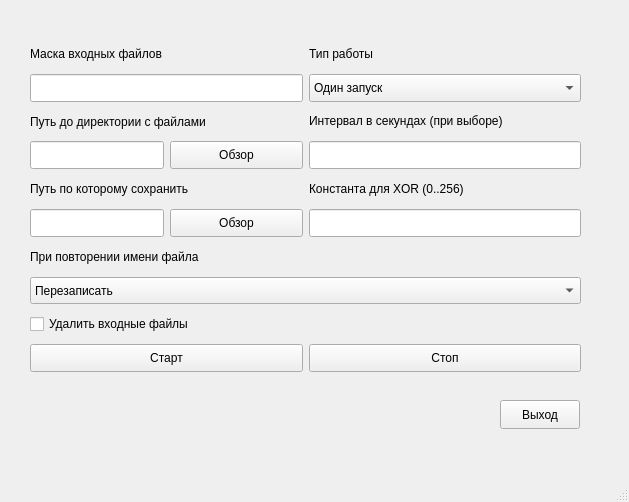
<?xml version="1.0" encoding="UTF-8"?>
<ui version="4.0">
 <class>MainWindow</class>
 <widget class="QMainWindow" name="MainWindow">
  <property name="geometry">
   <rect>
    <x>0</x>
    <y>0</y>
    <width>629</width>
    <height>502</height>
   </rect>
  </property>
  <property name="sizePolicy">
   <sizepolicy hsizetype="Preferred" vsizetype="Preferred">
    <horstretch>0</horstretch>
    <verstretch>0</verstretch>
   </sizepolicy>
  </property>
  <property name="windowTitle">
   <string>XOR</string>
  </property>
  <widget class="QWidget" name="centralwidget">
   <property name="sizePolicy">
    <sizepolicy hsizetype="Preferred" vsizetype="Preferred">
     <horstretch>0</horstretch>
     <verstretch>0</verstretch>
    </sizepolicy>
   </property>
   <widget class="QPushButton" name="pushButton">
    <property name="geometry">
     <rect>
      <x>500</x>
      <y>400</y>
      <width>80</width>
      <height>29</height>
     </rect>
    </property>
    <property name="sizePolicy">
     <sizepolicy hsizetype="Preferred" vsizetype="Expanding">
      <horstretch>0</horstretch>
      <verstretch>0</verstretch>
     </sizepolicy>
    </property>
    <property name="text">
     <string>Выход</string>
    </property>
   </widget>
   <widget class="QWidget" name="">
    <property name="geometry">
     <rect>
      <x>30</x>
      <y>40</y>
      <width>551</width>
      <height>332</height>
     </rect>
    </property>
    <property name="sizePolicy">
     <sizepolicy hsizetype="Preferred" vsizetype="Expanding">
      <horstretch>0</horstretch>
      <verstretch>0</verstretch>
     </sizepolicy>
    </property>
    <layout class="QVBoxLayout" name="verticalLayout">
     <item>
      <layout class="QHBoxLayout" name="horizontalLayout_4">
       <item>
        <widget class="QLabel" name="label_2">
         <property name="sizePolicy">
          <sizepolicy hsizetype="Preferred" vsizetype="Expanding">
           <horstretch>0</horstretch>
           <verstretch>0</verstretch>
          </sizepolicy>
         </property>
         <property name="text">
          <string>Маска входных файлов</string>
         </property>
        </widget>
       </item>
       <item>
        <widget class="QLabel" name="label_6">
         <property name="sizePolicy">
          <sizepolicy hsizetype="Preferred" vsizetype="Expanding">
           <horstretch>0</horstretch>
           <verstretch>0</verstretch>
          </sizepolicy>
         </property>
         <property name="maximumSize">
          <size>
           <width>16777215</width>
           <height>20</height>
          </size>
         </property>
         <property name="text">
          <string>Тип работы</string>
         </property>
        </widget>
       </item>
      </layout>
     </item>
     <item>
      <layout class="QHBoxLayout" name="horizontalLayout_5">
       <item>
        <widget class="QLineEdit" name="lineEdit">
         <property name="sizePolicy">
          <sizepolicy hsizetype="Preferred" vsizetype="Expanding">
           <horstretch>0</horstretch>
           <verstretch>0</verstretch>
          </sizepolicy>
         </property>
         <property name="text">
          <string/>
         </property>
        </widget>
       </item>
       <item>
        <widget class="QComboBox" name="comboBox_2">
         <property name="sizePolicy">
          <sizepolicy hsizetype="Preferred" vsizetype="Expanding">
           <horstretch>0</horstretch>
           <verstretch>0</verstretch>
          </sizepolicy>
         </property>
         <property name="maximumSize">
          <size>
           <width>16777215</width>
           <height>28</height>
          </size>
         </property>
         <item>
          <property name="text">
           <string>Один запуск</string>
          </property>
         </item>
         <item>
          <property name="text">
           <string>Через интервал времени</string>
          </property>
         </item>
        </widget>
       </item>
      </layout>
     </item>
     <item>
      <layout class="QHBoxLayout" name="horizontalLayout_6">
       <item>
        <widget class="QLabel" name="label_3">
         <property name="sizePolicy">
          <sizepolicy hsizetype="Preferred" vsizetype="Expanding">
           <horstretch>0</horstretch>
           <verstretch>0</verstretch>
          </sizepolicy>
         </property>
         <property name="text">
          <string>Путь до директории с файлами</string>
         </property>
        </widget>
       </item>
       <item>
        <widget class="QLabel" name="label_7">
         <property name="sizePolicy">
          <sizepolicy hsizetype="Preferred" vsizetype="Expanding">
           <horstretch>0</horstretch>
           <verstretch>0</verstretch>
          </sizepolicy>
         </property>
         <property name="maximumSize">
          <size>
           <width>16777215</width>
           <height>20</height>
          </size>
         </property>
         <property name="text">
          <string>Интервал в секундах (при выборе)</string>
         </property>
        </widget>
       </item>
      </layout>
     </item>
     <item>
      <layout class="QHBoxLayout" name="horizontalLayout_7">
       <item>
        <layout class="QHBoxLayout" name="horizontalLayout">
         <item>
          <widget class="QLineEdit" name="lineEdit_2">
           <property name="sizePolicy">
            <sizepolicy hsizetype="Preferred" vsizetype="Expanding">
             <horstretch>0</horstretch>
             <verstretch>0</verstretch>
            </sizepolicy>
           </property>
           <property name="text">
            <string/>
           </property>
          </widget>
         </item>
         <item>
          <widget class="QPushButton" name="pushButton_4">
           <property name="sizePolicy">
            <sizepolicy hsizetype="Preferred" vsizetype="Expanding">
             <horstretch>0</horstretch>
             <verstretch>0</verstretch>
            </sizepolicy>
           </property>
           <property name="text">
            <string>Обзор</string>
           </property>
          </widget>
         </item>
        </layout>
       </item>
       <item>
        <widget class="QLineEdit" name="lineEdit_4">
         <property name="sizePolicy">
          <sizepolicy hsizetype="Preferred" vsizetype="Expanding">
           <horstretch>0</horstretch>
           <verstretch>0</verstretch>
          </sizepolicy>
         </property>
         <property name="maximumSize">
          <size>
           <width>16777215</width>
           <height>41</height>
          </size>
         </property>
         <property name="text">
          <string/>
         </property>
        </widget>
       </item>
      </layout>
     </item>
     <item>
      <layout class="QHBoxLayout" name="horizontalLayout_8">
       <item>
        <widget class="QLabel" name="label_4">
         <property name="sizePolicy">
          <sizepolicy hsizetype="Preferred" vsizetype="Expanding">
           <horstretch>0</horstretch>
           <verstretch>0</verstretch>
          </sizepolicy>
         </property>
         <property name="text">
          <string>Путь по которому сохранить</string>
         </property>
        </widget>
       </item>
       <item>
        <widget class="QLabel" name="label_8">
         <property name="sizePolicy">
          <sizepolicy hsizetype="Preferred" vsizetype="Expanding">
           <horstretch>0</horstretch>
           <verstretch>0</verstretch>
          </sizepolicy>
         </property>
         <property name="maximumSize">
          <size>
           <width>16777215</width>
           <height>41</height>
          </size>
         </property>
         <property name="text">
          <string>Константа для XOR (0..256)</string>
         </property>
        </widget>
       </item>
      </layout>
     </item>
     <item>
      <layout class="QHBoxLayout" name="horizontalLayout_9">
       <item>
        <layout class="QHBoxLayout" name="horizontalLayout_3">
         <item>
          <widget class="QLineEdit" name="lineEdit_3">
           <property name="sizePolicy">
            <sizepolicy hsizetype="Preferred" vsizetype="Expanding">
             <horstretch>0</horstretch>
             <verstretch>0</verstretch>
            </sizepolicy>
           </property>
           <property name="text">
            <string/>
           </property>
          </widget>
         </item>
         <item>
          <widget class="QPushButton" name="pushButton_5">
           <property name="sizePolicy">
            <sizepolicy hsizetype="Preferred" vsizetype="Expanding">
             <horstretch>0</horstretch>
             <verstretch>0</verstretch>
            </sizepolicy>
           </property>
           <property name="text">
            <string>Обзор</string>
           </property>
          </widget>
         </item>
        </layout>
       </item>
       <item alignment="Qt::AlignmentFlag::AlignTop">
        <widget class="QLineEdit" name="lineEdit_5">
         <property name="sizePolicy">
          <sizepolicy hsizetype="Preferred" vsizetype="Expanding">
           <horstretch>0</horstretch>
           <verstretch>0</verstretch>
          </sizepolicy>
         </property>
         <property name="minimumSize">
          <size>
           <width>0</width>
           <height>28</height>
          </size>
         </property>
         <property name="maximumSize">
          <size>
           <width>16777215</width>
           <height>28</height>
          </size>
         </property>
         <property name="text">
          <string/>
         </property>
        </widget>
       </item>
      </layout>
     </item>
     <item>
      <widget class="QLabel" name="label_5">
       <property name="sizePolicy">
        <sizepolicy hsizetype="Preferred" vsizetype="Expanding">
         <horstretch>0</horstretch>
         <verstretch>0</verstretch>
        </sizepolicy>
       </property>
       <property name="text">
        <string>При повторении имени файла</string>
       </property>
      </widget>
     </item>
     <item>
      <widget class="QComboBox" name="comboBox">
       <property name="sizePolicy">
        <sizepolicy hsizetype="Preferred" vsizetype="Expanding">
         <horstretch>0</horstretch>
         <verstretch>0</verstretch>
        </sizepolicy>
       </property>
       <item>
        <property name="text">
         <string>Перезаписать</string>
        </property>
       </item>
       <item>
        <property name="text">
         <string>Сохранить в формате {filename + index}</string>
        </property>
       </item>
      </widget>
     </item>
     <item>
      <widget class="QCheckBox" name="checkBox">
       <property name="sizePolicy">
        <sizepolicy hsizetype="Preferred" vsizetype="Expanding">
         <horstretch>0</horstretch>
         <verstretch>0</verstretch>
        </sizepolicy>
       </property>
       <property name="text">
        <string>Удалить входные файлы</string>
       </property>
      </widget>
     </item>
     <item>
      <layout class="QHBoxLayout" name="horizontalLayout_2">
       <property name="sizeConstraint">
        <enum>QLayout::SizeConstraint::SetNoConstraint</enum>
       </property>
       <item>
        <widget class="QPushButton" name="pushButton_2">
         <property name="sizePolicy">
          <sizepolicy hsizetype="Preferred" vsizetype="Expanding">
           <horstretch>0</horstretch>
           <verstretch>0</verstretch>
          </sizepolicy>
         </property>
         <property name="text">
          <string>Старт</string>
         </property>
        </widget>
       </item>
       <item>
        <widget class="QPushButton" name="pushButton_3">
         <property name="sizePolicy">
          <sizepolicy hsizetype="Preferred" vsizetype="Expanding">
           <horstretch>0</horstretch>
           <verstretch>0</verstretch>
          </sizepolicy>
         </property>
         <property name="text">
          <string>Стоп</string>
         </property>
        </widget>
       </item>
      </layout>
     </item>
    </layout>
   </widget>
  </widget>
  <widget class="QMenuBar" name="menubar">
   <property name="geometry">
    <rect>
     <x>0</x>
     <y>0</y>
     <width>629</width>
     <height>25</height>
    </rect>
   </property>
  </widget>
  <widget class="QStatusBar" name="statusbar"/>
 </widget>
 <resources/>
 <connections/>
</ui>
